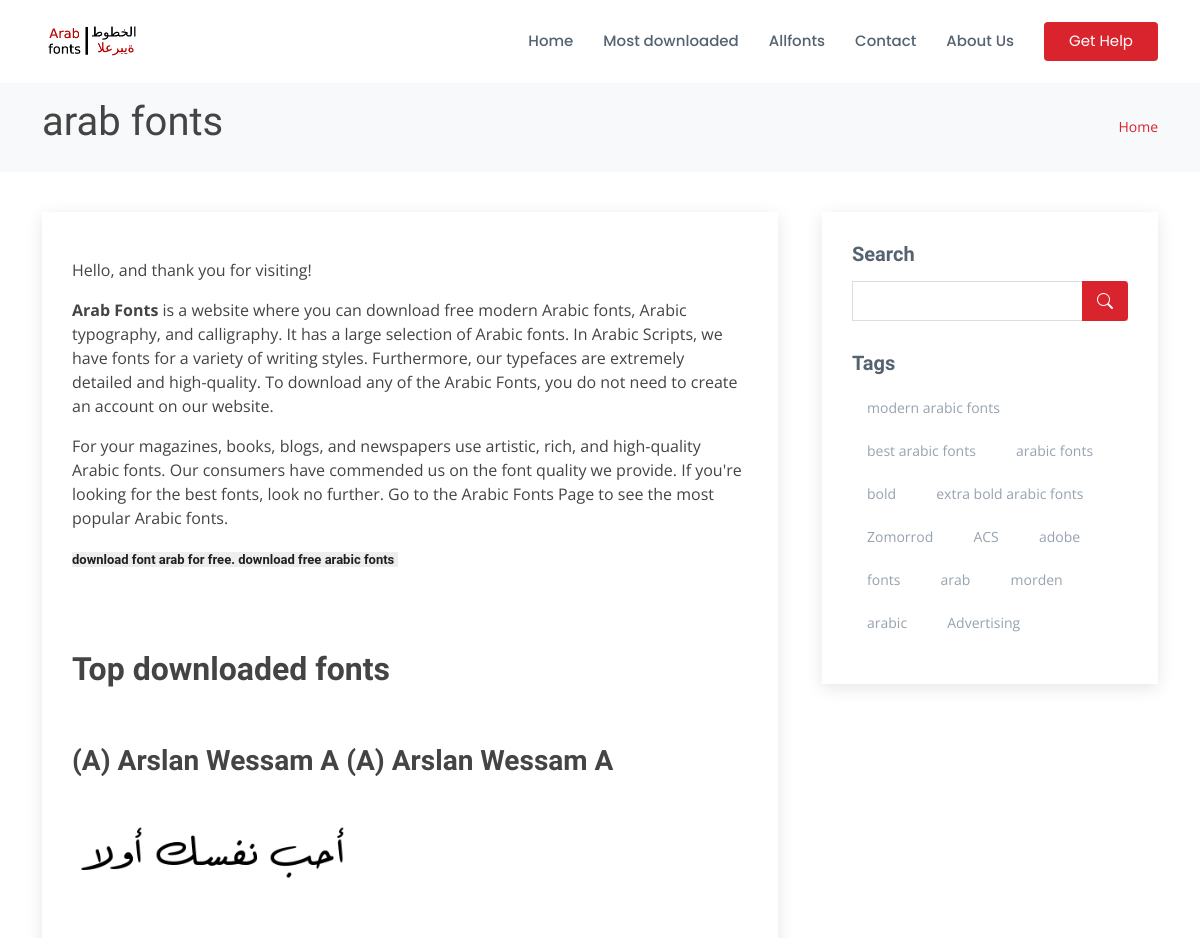
Before: / (upper part) with the older database file.
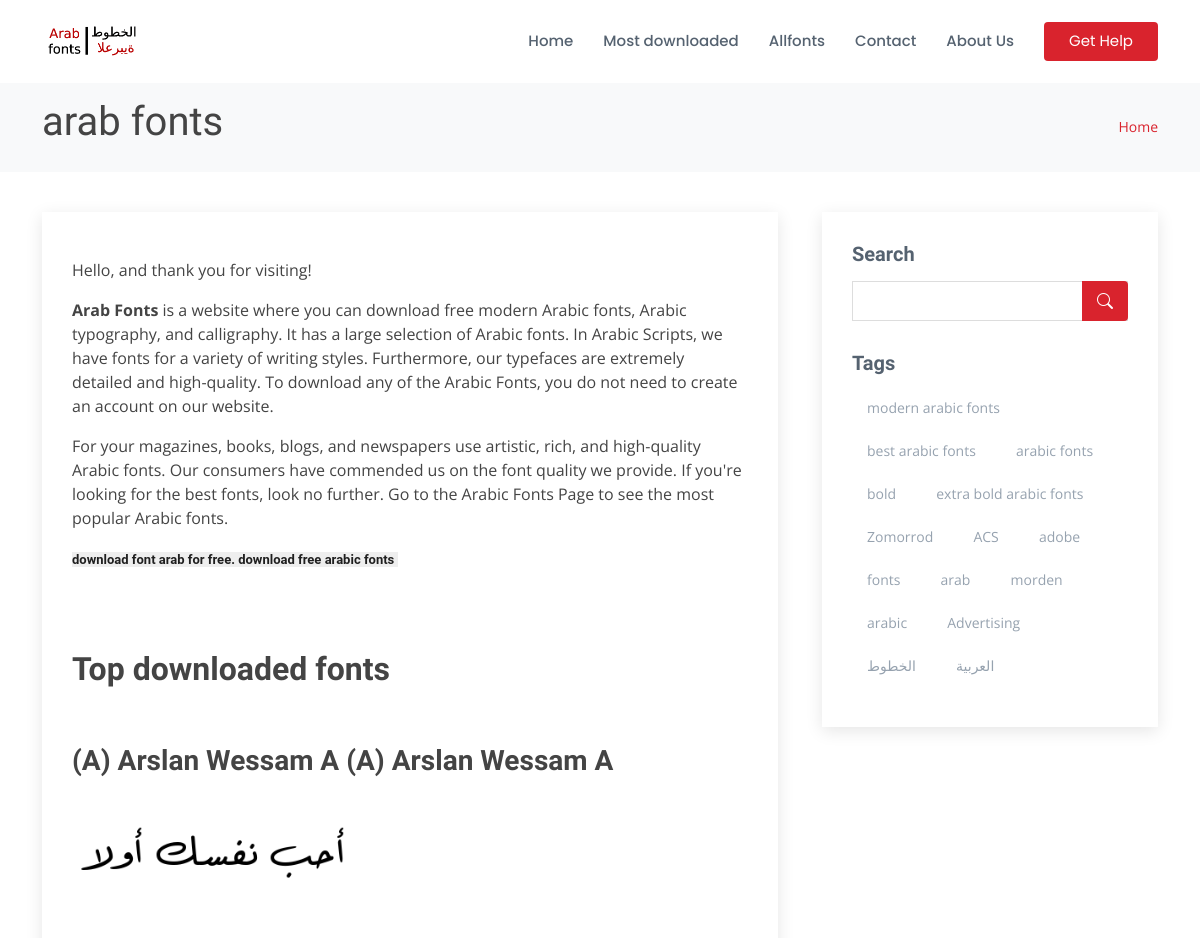
After: the same page with the newer database file.
### home/models.py (models this page shows, shortened)
class Fonts(models.Model):
    title = models.CharField(max_length=100, unique=True)
    slug = models.SlugField(max_length=200, null=True, blank=True)
    metakeyword = models.CharField(max_length=200, null=True)
    tags = TaggableManager()
    header_image = models.ImageField(upload_to='header_image')
    headerimg_alt = models.CharField(max_length=100, default="arabic fonts")
    upload_fonts = models.FileField(upload_to="upload_fonts")
    short_dis = FroalaField()
    long_dis = FroalaField()
    char_maping = models.ImageField(upload_to='char_maping')
    charimg_alt = models.CharField(max_length=100, default="arabic fonts charecter maping image")
    publish = models.BooleanField(default=False)
    Total_downloads = models.PositiveIntegerField(default=10, blank=False, null= False)

### home/views.py (the view)
# urls.py: 2. Add a URL to urlpatterns:  path('', views.home, name='home')
def home(request):
    websitedata = Modification.objects.latest('websitename', 'websitediscription', 'ouremail', 'copyright', 'logo', 'favicon' )
    allfonts = Fonts.objects.filter(publish = True)
    alltag = Tag.objects.all()
    p = Paginator(allfonts, 8)
    page = request.GET.get('page')
    fontsfinal = p.get_page(page)
    topfonts = Fonts.objects.order_by('-Total_downloads')
    context = {'fontsfinal': fontsfinal,
                'copyright': copyright,
                'websitedata': websitedata,
                'topfonts': topfonts[:2],
                'alltag': alltag
    }
    return render(request , 'index.html',context)

### templates/index.html (shortened to what this page needs)
{% extends 'base.html' %}
{% block content %}
</header>
  <main id="main">
    <section id="breadcrumbs" class="breadcrumbs">
      <div class="container">
        <div class="d-flex justify-content-between align-items-center">
          <h1>{{ websitedata.websitename }}</h1>
          <ol>
            <li><a href="/">Home</a></li>
          </ol>
        </div>
      </div>
    </section>
      <section id="blog" class="blog">
      <div class="container" data-aos="fade-up">
        <div class="row">
          <div class="col-lg-8 entries">
            <article class="entry">
              <p>
                {{ websitedata.websitediscription|safe }}
                <br><br>
              </p>
              <h2><strong>Top downloaded fonts</strong></h2></br></br>
              {% for fonts in topfonts %}
                      <h2 class="entry-title">{{fonts.title}}</h2>
                      <a href="{% url 'fonts_details' fonts.slug%}"><img src="/static/{{fonts.header_image}}" class="img-fluid" alt="{{fonts.headerimg_alt}}{{fonts.title}}"></a>
                {% endfor %}
            </article>
          </div>
          <div class="col-lg-4">
            <div class="sidebar">
              <h3 class="sidebar-title">Search</h3>
              <div class="sidebar-item search-form">
                <form method=POST action="{% url 'search' %}">
                  <input type="text" name="searched">
                  <button type="submit"><i class="bi bi-search"></i></button>
                </form>
              </div>
              <h3 class="sidebar-title">Tags</h3>
               <div class="sidebar-item tags">
                <ul>
                  {% for tag in alltag %}
                  <li><a href="/">{{tag}}</a></li>
                  {% endfor %}
                </ul>
              </div>
            </div>
          </div>
        </div>
      </div>
    </section>
  </main>
  {% endblock %}

Changed rows visible on the page:
added Tag: name "الخطوط"
added Tag: name "العربية"
